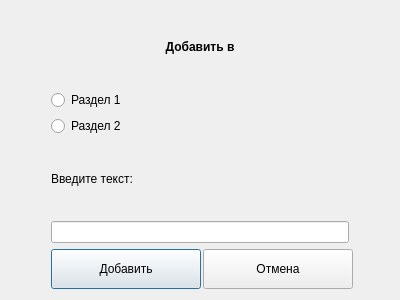
<?xml version="1.0" encoding="UTF-8"?>
<ui version="4.0">
 <class>Dialog</class>
 <widget class="QDialog" name="Dialog">
  <property name="windowModality">
   <enum>Qt::ApplicationModal</enum>
  </property>
  <property name="geometry">
   <rect>
    <x>0</x>
    <y>0</y>
    <width>400</width>
    <height>300</height>
   </rect>
  </property>
  <property name="sizePolicy">
   <sizepolicy hsizetype="Fixed" vsizetype="Fixed">
    <horstretch>0</horstretch>
    <verstretch>0</verstretch>
   </sizepolicy>
  </property>
  <property name="minimumSize">
   <size>
    <width>400</width>
    <height>300</height>
   </size>
  </property>
  <property name="maximumSize">
   <size>
    <width>400</width>
    <height>300</height>
   </size>
  </property>
  <property name="focusPolicy">
   <enum>Qt::NoFocus</enum>
  </property>
  <property name="windowTitle">
   <string>Dialog</string>
  </property>
  <property name="modal">
   <bool>true</bool>
  </property>
  <layout class="QHBoxLayout" name="horizontalLayout">
   <item>
    <layout class="QVBoxLayout" name="verticalLayout">
     <property name="leftMargin">
      <number>40</number>
     </property>
     <property name="rightMargin">
      <number>40</number>
     </property>
     <item>
      <widget class="QLabel" name="label">
       <property name="text">
        <string>&lt;html&gt;&lt;head/&gt;&lt;body&gt;&lt;p align=&quot;center&quot;&gt;&lt;span style=&quot; font-weight:700;&quot;&gt;Добавить в&lt;/span&gt;&lt;/p&gt;&lt;/body&gt;&lt;/html&gt;</string>
       </property>
      </widget>
     </item>
     <item>
      <widget class="QRadioButton" name="chapter_switcher_1">
       <property name="text">
        <string>Раздел 1</string>
       </property>
      </widget>
     </item>
     <item>
      <widget class="QRadioButton" name="chapter_swither_2">
       <property name="text">
        <string>Раздел 2</string>
       </property>
      </widget>
     </item>
     <item>
      <widget class="QLabel" name="label_2">
       <property name="text">
        <string>Введите текст:</string>
       </property>
      </widget>
     </item>
     <item>
      <widget class="QLineEdit" name="text_input"/>
     </item>
     <item>
      <layout class="QHBoxLayout" name="horizontalLayout_2">
       <item>
        <widget class="QPushButton" name="add_button">
         <property name="sizePolicy">
          <sizepolicy hsizetype="Fixed" vsizetype="Fixed">
           <horstretch>0</horstretch>
           <verstretch>0</verstretch>
          </sizepolicy>
         </property>
         <property name="minimumSize">
          <size>
           <width>150</width>
           <height>40</height>
          </size>
         </property>
         <property name="maximumSize">
          <size>
           <width>150</width>
           <height>40</height>
          </size>
         </property>
         <property name="text">
          <string>Добавить</string>
         </property>
        </widget>
       </item>
       <item>
        <widget class="QPushButton" name="cancel_button">
         <property name="sizePolicy">
          <sizepolicy hsizetype="Fixed" vsizetype="Fixed">
           <horstretch>0</horstretch>
           <verstretch>0</verstretch>
          </sizepolicy>
         </property>
         <property name="minimumSize">
          <size>
           <width>150</width>
           <height>40</height>
          </size>
         </property>
         <property name="maximumSize">
          <size>
           <width>150</width>
           <height>40</height>
          </size>
         </property>
         <property name="text">
          <string>Отмена</string>
         </property>
        </widget>
       </item>
      </layout>
     </item>
    </layout>
   </item>
  </layout>
 </widget>
 <resources/>
 <connections/>
</ui>
